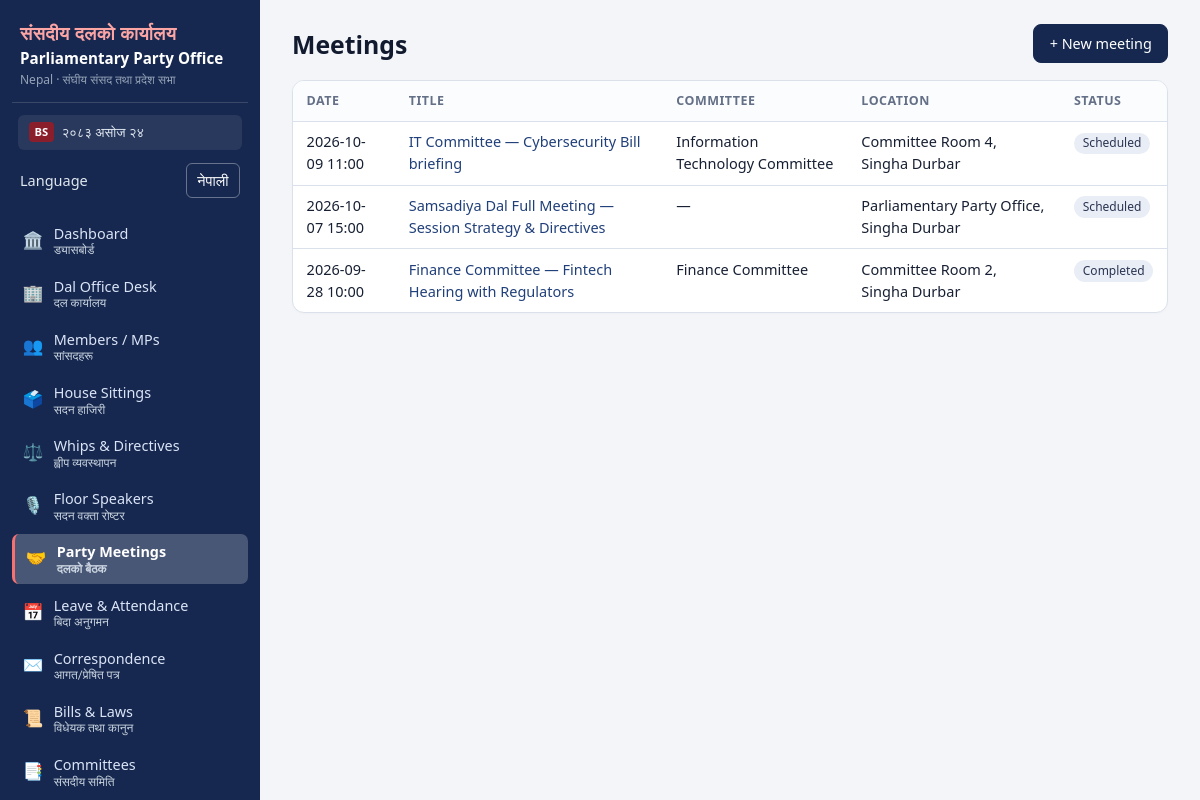
The page /meetings (signed in) on the database its author committed.
### tables this page shows
CREATE TABLE users(
  id INTEGER PRIMARY KEY, name TEXT NOT NULL, email TEXT NOT NULL UNIQUE,
  password_hash TEXT NOT NULL, role TEXT NOT NULL,
  language TEXT NOT NULL DEFAULT 'en',
  status TEXT NOT NULL DEFAULT 'active', created_at TEXT NOT NULL);

CREATE TABLE meetings(
  id INTEGER PRIMARY KEY, title TEXT NOT NULL, date TEXT NOT NULL,
  location TEXT, committee_id INTEGER REFERENCES committees(id),
  bill_id INTEGER REFERENCES bills(id), participants TEXT, agenda TEXT,
  decisions TEXT, minutes TEXT, status TEXT NOT NULL DEFAULT 'Scheduled',
  meeting_category TEXT DEFAULT 'Samsadiya Dal Meeting', house TEXT,
  created_by INTEGER REFERENCES users(id), created_at TEXT NOT NULL);

CREATE TABLE committees(
  id INTEGER PRIMARY KEY, name TEXT NOT NULL, house TEXT, description TEXT,
  status TEXT NOT NULL DEFAULT 'active');

### app.py (the view)
@app.route("/meetings")
@login_required
def meetings_list():
    meetings = q(
        "SELECT m.*, c.name committee_name, b.title bill_title FROM meetings m "
        "LEFT JOIN committees c ON c.id=m.committee_id "
        "LEFT JOIN bills b ON b.id=m.bill_id ORDER BY m.date DESC"
    )
    return render_template("meetings.html", meetings=meetings)

### app.py (called while the page is built)
def today():
    return dt.date.today().isoformat()

def nepali_digits(val):
    if val is None:
        return ""
    return str(val).translate(NEP_DIGITS)

def db():
    if "db" not in g:
        g.db = sqlite3.connect(DB_PATH)
        g.db.row_factory = sqlite3.Row
        g.db.execute("PRAGMA foreign_keys=ON")
    return g.db

def q(sql, args=(), one=False):
    cur = db().execute(sql, args)
    return cur.fetchone() if one else cur.fetchall()

@app.before_request
def load_user():
    g.user = None
    uid = session.get("uid")
    if uid:
        u = q("SELECT * FROM users WHERE id=? AND status='active'", (uid,), one=True)
        if u:
            g.user = u
            session["language"] = u["language"] if "language" in u.keys() else "en"
        else:
            session.clear()
    if request.method == "POST":
        token = request.form.get("_csrf") or request.headers.get("X-CSRF-Token")
        if not token or token != session.get("csrf"):
            abort(400, "Invalid or missing CSRF token. Reload the page and try again.")

def csrf():
    if "csrf" not in session:
        session["csrf"] = secrets.token_hex(16)
    return session["csrf"]

def can(perm):
    return bool(g.user) and g.user["role"] in PERMS.get(perm, set())

def login_required(fn):
    @wraps(fn)
    def wrapper(*a, **kw):
        if not g.user:
            return redirect(url_for("login", next=request.full_path.rstrip("?")))
        return fn(*a, **kw)
    return wrapper

@app.template_filter("fdt")
def fdt(s):
    return (s or "").replace("T", " ")[:16]

### templates/meetings.html
{% extends 'base.html' %}{% block title %}Meetings{% endblock %}
{% block content %}
<div class="page-head"><h1>Meetings</h1>{% if can('meeting.manage') %}<a class="btn primary" href="{{ url_for('meeting_new') }}">+ New meeting</a>{% endif %}</div>
<div class="card tablewrap">{% if meetings %}<table class="tbl"><thead><tr><th>Date</th><th>Title</th><th>Committee</th><th>Location</th><th>Status</th></tr></thead><tbody>
{% for m in meetings %}<tr><td>{{ m.date|fdt }}</td><td><a href="{{ url_for('meeting_view', mid=m.id) }}">{{ m.title }}</a></td><td>{{ m.committee_name or '—' }}</td><td>{{ m.location or '—' }}</td><td><span class="badge">{{ m.status }}</span></td></tr>{% endfor %}
</tbody></table>{% else %}<p class="muted pad">No meetings.</p>{% endif %}</div>
{% endblock %}

### templates/base.html (shortened to what this page needs)
<!doctype html>
<html lang="{{ 'ne' if language == 'ne' else 'en' }}">
<head>
<link rel="stylesheet" href="{{ url_for('static', filename='style.css') }}">
</head>
<body>
{% if g.user %}
<aside class="sidebar">
  <div class="brand">
    <div class="brand-nep">संसदीय दलको कार्यालय</div>
    <div class="brand-main">Parliamentary Party Office</div>
    <div class="brand-sub">Nepal · संघीय संसद तथा प्रदेश सभा</div>
  </div>
  <div class="sidebar-date">
    <span class="cal-badge">BS</span> {{ bs_today.split(' (')[0] if bs_today else today }}
  </div>
  <form class="language-switch sidebar-language" method="post" action="{{ url_for('set_language', language='ne' if language != 'ne' else 'en') }}">
    <span>{{ 'Language' if language == 'en' else 'भाषा' }}</span>
    <button type="submit" lang="{{ 'en' if language == 'ne' else 'ne' }}">{{ 'नेपाली' if language == 'en' else 'English' }}</button>
  </form>
  <nav>
    <a href="{{ url_for('dashboard') }}" class="{{ 'on' if request.endpoint=='dashboard' }}">
      <span class="nav-icon">🏛️</span>
      <span class="nav-text">Dashboard <small class="nep">ड्यासबोर्ड</small></span>
    </a>
    <a href="{{ url_for('office_desk') }}" class="{{ 'on' if request.endpoint=='office_desk' }}">
      <span class="nav-icon">🏢</span>
      <span class="nav-text">Dal Office Desk <small class="nep">दल कार्यालय</small></span>
    </a>
    <a href="{{ url_for('members_list') }}" class="{{ 'on' if request.endpoint and request.endpoint.startswith('member') }}">
      <span class="nav-icon">👥</span>
      <span class="nav-text">Members / MPs <small class="nep">सांसदहरू</small></span>
    </a>
    <a href="{{ url_for('sittings_list') }}" class="{{ 'on' if request.endpoint and request.endpoint.startswith('sitting') }}">
      <span class="nav-icon">🗳️</span>
      <span class="nav-text">House Sittings <small class="nep">सदन हाजिरी</small></span>
    </a>
    <a href="{{ url_for('whips_list') }}" class="{{ 'on' if request.endpoint and request.endpoint.startswith('whip') }}">
      <span class="nav-icon">⚖️</span>
      <span class="nav-text">Whips & Directives <small class="nep">ह्वीप व्यवस्थापन</small></span>
    </a>
    <a href="{{ url_for('rosters_list') }}" class="{{ 'on' if request.endpoint and request.endpoint.startswith('roster') }}">
      <span class="nav-icon">🎙️</span>
      <span class="nav-text">Floor Speakers <small class="nep">सदन वक्ता रोष्टर</small></span>
    </a>
    <a href="{{ url_for('meetings_list') }}" class="{{ 'on' if request.endpoint and request.endpoint.startswith('meeting') }}">
      <span class="nav-icon">🤝</span>
      <span class="nav-text">Party Meetings <small class="nep">दलको बैठक</small></span>
    </a>
    <a href="{{ url_for('leaves_list') }}" class="{{ 'on' if request.endpoint and request.endpoint.startswith('leave') }}">
      <span class="nav-icon">📅</span>
      <span class="nav-text">Leave & Attendance <small class="nep">बिदा अनुगमन</small></span>
    </a>
    <a href="{{ url_for('letters_list') }}" class="{{ 'on' if request.endpoint and request.endpoint.startswith('letter') }}">
      <span class="nav-icon">✉️</span>
      <span class="nav-text">Correspondence <small class="nep">आगत/प्रेषित पत्र</small></span>
    </a>
    <a href="{{ url_for('bills_list') }}" class="{{ 'on' if request.endpoint and request.endpoint.startswith('bill') }}">
      <span class="nav-icon">📜</span>
      <span class="nav-text">Bills & Laws <small class="nep">विधेयक तथा कानुन</small></span>
    </a>
    <a href="{{ url_for('committees_list') }}" class="{{ 'on' if request.endpoint and request.endpoint.startswith('committee') }}">
      <span class="nav-icon">📑</span>
      <span class="nav-text">Committees <small class="nep">संसदीय समिति</small></span>
    </a>
  </nav>
</aside>
{% endif %}
<main class="{{ 'main' if g.user else 'main-bare' }}">
  {% block content %}{% endblock %}
</main>
</body>
</html>

### static/style.css (style rules this page uses)
:root { --bg: #f3f5f8; --card: #ffffff; --ink: #172033; --muted: #647087; --line: #dbe1eb; --brand: #16284f; --brand2: #21407a; --nepal-crimson: #8b1e2b; --nepal-crimson-dark: #63101b; --nepal-crimson-light: #fdf2f4; --ok: #157347; --ok-bg: #d1e7dd; --warn: #b45309; --warn-bg: #fef3c7; --err: #b91c1c; --err-bg: #fee2e2; --side: 260px; }
* { box-sizing: border-box; }
body { margin: 0; font: 14.5px/1.5 system-ui, -apple-system, 'Mukta', 'Segoe UI', Roboto, sans-serif; background: var(--bg); color: var(--ink); }
a { color: var(--brand2); text-decoration: none; }
h1 { font-size: 1.55rem; margin: .1rem 0; font-weight: 700; color: #111a2e; }
.language-switch { display: inline-flex; align-items: center; margin: 0 .5rem; }
.language-switch button { border: 1px solid rgba(255,255,255,.35); border-radius: 6px; padding: .35rem .65rem; color: #fff; background: transparent; font: inherit; cursor: pointer; }
.sidebar-language { justify-content: space-between; padding: .35rem .5rem .65rem; margin: 0; color: #e2e8f0; }
.sidebar { position: fixed; inset: 0 auto 0 0; width: var(--side); background: var(--brand); color: #fff; display: flex; flex-direction: column; padding: 1rem .75rem; overflow-y: auto; z-index: 20; }
.brand { padding: .2rem .5rem .8rem; border-bottom: 1px solid rgba(255, 255, 255, 0.15); }
.brand-nep { font-size: 1.15rem; font-weight: 700; color: #fca5a5; letter-spacing: .02em; }
.brand-main { font-size: .95rem; font-weight: 600; color: #ffffff; line-height: 1.25; margin-top: .15rem; }
.brand-sub { font-size: .75rem; color: #94a3b8; margin-top: .2rem; }
.sidebar-date { background: rgba(255, 255, 255, 0.08); border-radius: 6px; padding: .45rem .65rem; margin: .75rem .4rem .5rem; font-size: .82rem; color: #e2e8f0; display: flex; align-items: center; gap: .5rem; }
.cal-badge { background: var(--nepal-crimson); color: #fff; font-size: .7rem; font-weight: 700; padding: .1rem .35rem; border-radius: 4px; }
.sidebar nav { display: flex; flex-direction: column; gap: 3px; flex: 1; margin-top: .4rem; }
.sidebar nav a { color: #dbe4f7; padding: .48rem .65rem; border-radius: 7px; display: flex; align-items: center; gap: .65rem; font-size: .9rem; }
.sidebar nav a.on { background: rgba(255, 255, 255, .22); color: #fff; font-weight: 600; border-left: 3px solid #f87171; }
.nav-icon { font-size: 1.05rem; line-height: 1; }
.nav-text small.nep { display: block; font-size: .75rem; color: #cbd5e1; line-height: 1.1; font-family: 'Mukta', system-ui, sans-serif; }
.main { margin-left: var(--side); padding: 1.5rem 2rem; max-width: 1300px; }
.page-head { display: flex; justify-content: space-between; align-items: flex-start; gap: 1rem; margin-bottom: 1rem; flex-wrap: wrap; }
.card { background: var(--card); border: 1px solid var(--line); border-radius: 12px; padding: 1rem 1.2rem; margin-bottom: 1.1rem; box-shadow: 0 1px 3px rgba(0,0,0,.02); }
.tablewrap { padding: 0; overflow-x: auto; }
.tbl { width: 100%; border-collapse: collapse; }
.tbl th { text-align: left; font-size: .78rem; text-transform: uppercase; letter-spacing: .04em; color: var(--muted); padding: .65rem .85rem; border-bottom: 1px solid var(--line); white-space: nowrap; background: #fbfcfd; }
.tbl td { padding: .6rem .85rem; border-bottom: 1px solid var(--line); vertical-align: top; }
.tbl tr:last-child td { border-bottom: 0; }
.badge { display: inline-block; font-size: .75rem; padding: .12rem .55rem; border-radius: 999px; background: #e9edf6; color: #2b3550; white-space: nowrap; font-weight: 500; }
.btn { display: inline-block; font: inherit; font-size: .9rem; font-weight: 500; padding: .48rem .95rem; border-radius: 8px; border: 1px solid #c9cedb; background: #fff; color: var(--ink); cursor: pointer; transition: all .15s ease; }
.btn.primary { background: var(--brand); border-color: var(--brand); color: #fff; }

### rows shown on the page
users: language "Language", language "नेपाली"
meetings: date|fdt "2026-10-09 11:00", title "IT Committee — Cybersecurity Bill briefing", name "Information Technology Committee", location "Committee Room 4, Singha Durbar", status "Scheduled"
meetings: date|fdt "2026-10-07 15:00", title "Samsadiya Dal Full Meeting — Session Strategy & Directives", committee_name "—", location "Parliamentary Party Office, Singha Durbar", status "Scheduled"
meetings: date|fdt "2026-09-28 10:00", title "Finance Committee — Fintech Hearing with Regulators", name "Finance Committee", location "Committee Room 2, Singha Durbar", status "Completed"
